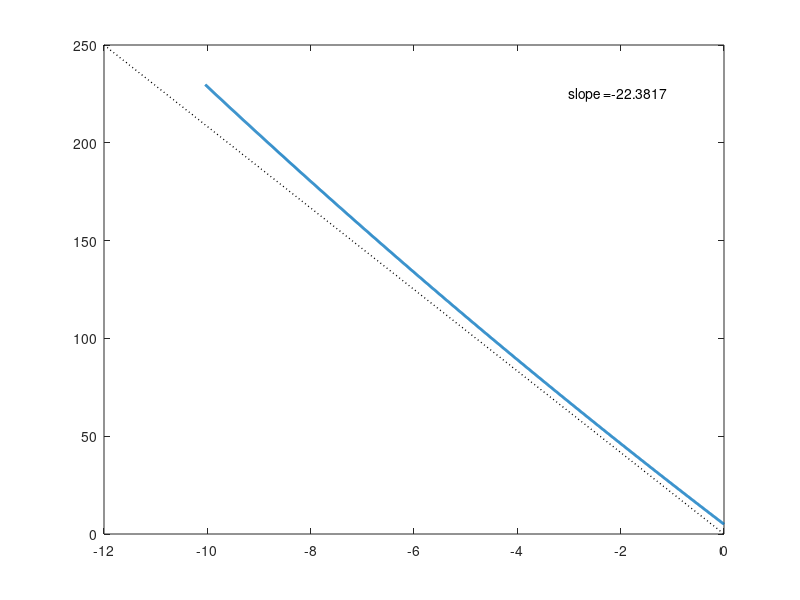

This chart was generated by the following MATLAB code: (Note: this script raises an error after producing the figure.)
% P is the product. N is the substrate, i denotes the rare isotope
P = zeros(1,1000);
Pi = zeros(1,1000);
dP = zeros(1,1000);
dPi = zeros(1,1000);
N = zeros(1,1000);
Ni = zeros(1,1000);
Pdelta = zeros(1,1000);
dPdelta = zeros(1,1000);
Ndelta = zeros(1,1000);
R_ref = 0.004;
delta_15 = 5;
Ndelta(1) = delta_15;
N(1) = 1e2;
Ni(1) = ( delta_15/1000 + 1 )*R_ref*N(1);

e = 20;
alpha = 1 - e/1000;
k = 1e-2;
ki = k*alpha;

dt = 1;
for I = 2:1000
    P(I) = P(I-1) + k.*N(I-1).*dt;
    dP(I) = k.*N(I-1).*dt;
    N(I) = N(I-1) - ( P(I) - P(I-1) );
    Pi(I) = Pi(I-1) + ki.*Ni(I-1).*dt;
    dPi(I) = ki.*Ni(I-1).*dt;
    Ni(I) = Ni(I-1) - ( Pi(I) - Pi(I-1) );
    Pdelta(I) = ( Pi(I)./P(I)./R_ref - 1).*1e3;
    dPdelta(I) = ( dPi(I)./dP(I)./R_ref - 1).*1e3;
    Ndelta(I) = ( Ni(I)./N(I)./R_ref - 1).*1e3;
end

figure(1);
logN = log(N./N(1));
plot(logN,Ndelta,"LineWidth",2); hold on;
% plot(logN,Pdelta,"LineWidth",2); hold on;
% plot(logN,dPdelta,"LineWidth",2); hold on;
xlimit = get(gca,'Xlim');
ylimit = get(gca,'Ylim');
yl = [ylimit(2) ylimit(1)];
line(xlimit,yl,'Color','black','LineStyle',':','LineWidth',1); hold on;
slope = ( Ndelta(1) - Ndelta(end) )/( logN(1) - logN(end));
txt = ['slope =' num2str(slope)];
t = text(-3,225,txt);
t.FontSize = 14;
xlabel('ln(f)');
ylabel('substrate \delta^{15}N');
set(gca,'FontSize',14,'linewidth',1);
print(gcf,'-r600','-djpeg',['vs_ln(f)','.jpeg']);

figure(2);
plot(N(2:end-1)./N(1),Ndelta(2:end-1),"LineWidth",2); hold on;
plot(N(2:end-1)./N(1),Pdelta(2:end-1),"LineWidth",2); hold on;
plot(N(2:end-1)./N(1),dPdelta(2:end-1),"LineWidth",2); hold on;
xlimit = get(gca,'Xlim');
line(xlimit,[5 5],'Color','black','LineStyle',':','LineWidth',1); hold on;
legend('substrate','integral product','instaneous product','');
xlabel('f');
ylabel('\delta^{15}N');
set(gca,'FontSize',14,'linewidth',1);
print(gcf,'-r600','-djpeg',['vs_f','.jpeg']);


% substrate, instan. product, integr. product, vs f and log(f)
% one loss term, make it as a steady state.(not due by next next Thurs)
    